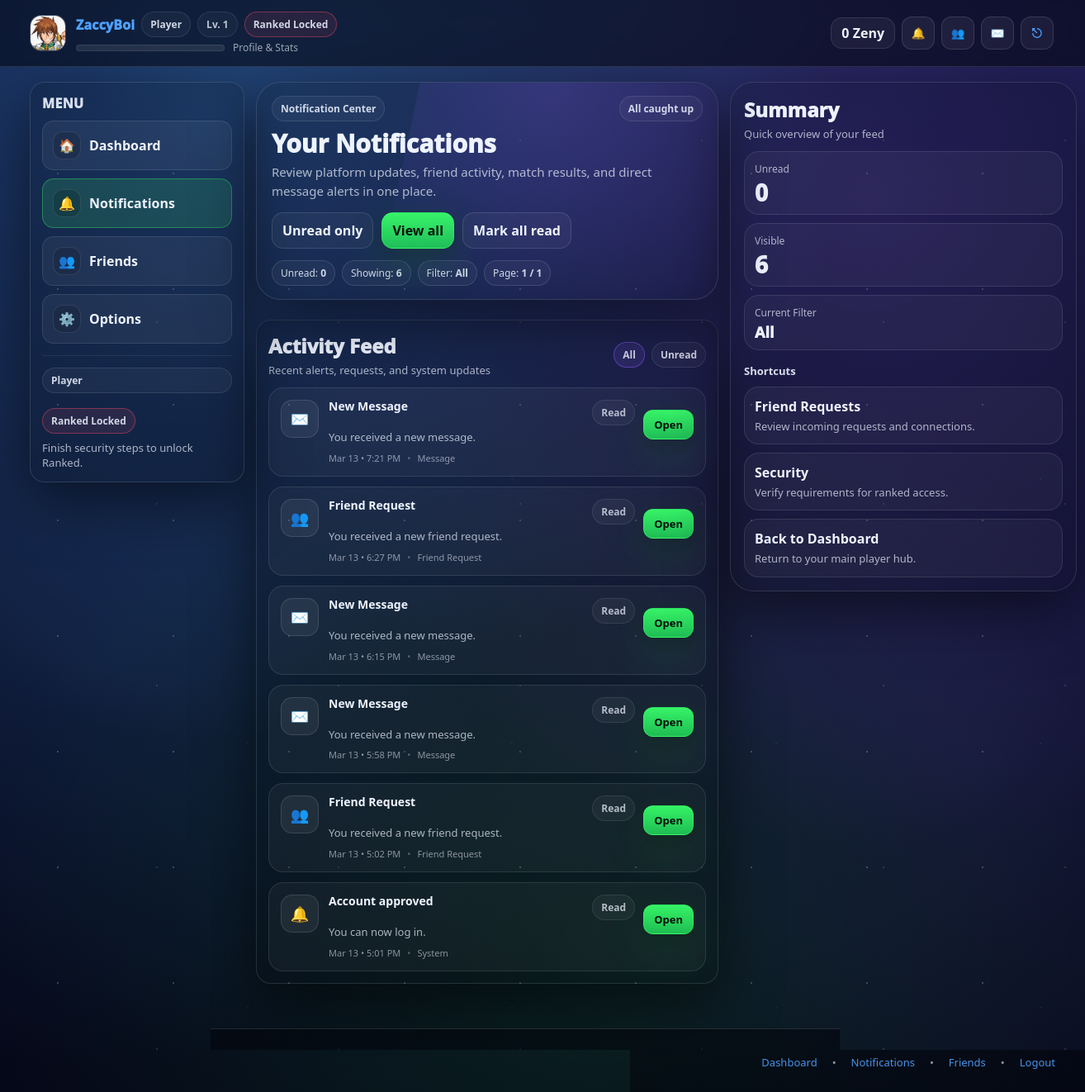
Page /notifications.php (signed in) on the committed database.
### tables this page shows
CREATE TABLE `users` (
  `id` bigint UNSIGNED NOT NULL,
  `username` varchar(32) NOT NULL,
  `email` varchar(255) NOT NULL,
  `password_hash` varchar(255) NOT NULL,
  `display_name` varchar(64) DEFAULT NULL,
  `email_verified_at` datetime DEFAULT NULL,
  `failed_login_attempts` int NOT NULL DEFAULT '0',
  `security_challenge_required` tinyint(1) NOT NULL DEFAULT '0',
  `last_failed_login_at` datetime DEFAULT NULL,
  `approval_status` enum('pending','approved','rejected') NOT NULL DEFAULT 'pending',
  `approved_by` bigint UNSIGNED DEFAULT NULL,
  `approved_at` datetime DEFAULT NULL,
  `rejected_reason` varchar(255) DEFAULT NULL,
  `is_active` tinyint(1) NOT NULL DEFAULT '1',
  `is_guest` tinyint(1) NOT NULL DEFAULT '0',
  `banned_until` datetime DEFAULT NULL,
  `bank_link_status` enum('none','pending','linked','failed') NOT NULL DEFAULT 'none',
  `bank_linked_at` datetime DEFAULT NULL,
  `appearance_mode` enum('default','dark','light') NOT NULL DEFAULT 'default',
  `last_login_at` datetime DEFAULT NULL,
  `created_at` datetime NOT NULL DEFAULT CURRENT_TIMESTAMP,
  `updated_at` datetime NOT NULL DEFAULT CURRENT_TIMESTAMP ON UPDATE CURRENT_TIMESTAMP,
  `level` int DEFAULT '1',
  `exp` int DEFAULT '0',
  `exp_to_next` int DEFAULT '100',
  `credits` int DEFAULT '0',
  `matches_played` int DEFAULT '0',
  `matches_won` int DEFAULT '0',
  `bio` text,
  `avatar_path` varchar(255) DEFAULT NULL,
  `favorite_deck` varchar(100) DEFAULT NULL,
  `tagline` varchar(120) DEFAULT NULL
);

CREATE TABLE `dashboard_notifications` (
  `id` bigint UNSIGNED NOT NULL,
  `user_id` bigint UNSIGNED NOT NULL,
  `type` varchar(32) NOT NULL,
  `title` varchar(120) NOT NULL,
  `body` varchar(500) DEFAULT NULL,
  `link_url` varchar(255) DEFAULT NULL,
  `is_read` tinyint(1) NOT NULL DEFAULT '0',
  `created_at` datetime NOT NULL DEFAULT CURRENT_TIMESTAMP,
  `read_at` datetime DEFAULT NULL
);

### notifications.php (the view, shortened to what the rows shown need)
<?php
require_once __DIR__ . "/includes/db.php";
require_once __DIR__ . "/includes/helpers.php";
require_once __DIR__ . "/includes/auth.php";
require_once __DIR__ . "/includes/ui.php";
$u  = current_user();
$bp = base_path();
$uid = (int)($u['id'] ?? 0);
$tab = trim((string)($_GET['tab'] ?? 'all'));
$page = (int)($_GET['page'] ?? 1);
$perPage = 12;
function fetch_all_notifications_for_user(
  mysqli $mysqli,
  int $userId,
  string $tab = 'all',
  int $limit = 12,
  int $offset = 0
): array {
  if ($tab === 'unread') {
    $stmt = $mysqli->prepare("
      SELECT id, type, title, body, link_url, is_read, created_at
      FROM dashboard_notifications
      WHERE user_id = ? AND is_read = 0
      ORDER BY created_at DESC, id DESC
      LIMIT ? OFFSET ?
    ");
    $stmt->bind_param("iii", $userId, $limit, $offset);
  } else {
    $stmt = $mysqli->prepare("
      SELECT id, type, title, body, link_url, is_read, created_at
      FROM dashboard_notifications
      WHERE user_id = ?
      ORDER BY created_at DESC, id DESC
      LIMIT ? OFFSET ?
    ");
    $stmt->bind_param("iii", $userId, $limit, $offset);
  }
  $stmt->execute();
  $rows = $stmt->get_result()->fetch_all(MYSQLI_ASSOC);
  return $rows;
}
$offset = ($page - 1) * $perPage;
$notes      = fetch_all_notifications_for_user($mysqli, $uid, $tab, $perPage, $offset);
ui_header("Notifications");
?>
<section class="section notif-page">
  <div class="hub-grid">
    <main class="notif-main">
      <div class="card hub-hero notif-hero">
        <div class="notif-hero__content">
          <h2>Your Notifications</h2>
        </div>
      </div>
      <div class="card notif-panel">
        <div class="notif-list">
          <?php if (!$notes): ?>
            <div class="card-soft notif-empty">
              <div class="notif-empty__title">No notifications here.</div>
              <div class="notif-empty__meta">
                <?= $tab === 'unread'
                  ? 'You do not have any unread notifications right now.'
                  : 'Your notification feed is empty for now.' ?>
              </div>
            </div>
          <?php else: ?>
            <?php foreach ($notes as $n): ?>
              <?php
                $icon = notif_icon((string)$n['type']);
                $when = !empty($n['created_at']) ? date("M d • g:i A", strtotime((string)$n['created_at'])) : '';
                $link = trim((string)($n['link_url'] ?? ''));
                $href = $bp . "/notifications.php?read=" . (int)$n['id']
                      . "&tab=" . rawurlencode($tab)
                      . "&page=" . (int)$page;
                if ($link !== '') {
                  $href .= "&next=" . rawurlencode($link);}
                $isUnread = ((int)($n['is_read'] ?? 0) === 0);
              ?>
              <article class="card-soft notif-row notif-row--compact<?= $isUnread ? ' is-unread' : '' ?>">
                <div class="notif-row__icon"><?= $icon ?></div>
                <div class="notif-row__content">
                  <div class="notif-row__top">
                    <div class="notif-row__main">
                      <div class="notif-row__titleline">
                        <div class="notif-row__title"><?= h((string)$n['title']) ?></div>
                        <?php if ($isUnread): ?>
                          <span class="pill notif-pill-good">NEW</span>
                        <?php else: ?>
                          <span class="pill notif-pill-soft">Read</span>
                        <?php endif; ?>
                      </div>
                      <?php if (!empty($n['body'])): ?>
                        <div class="notif-row__body"><?= h((string)$n['body']) ?></div>
                      <?php endif; ?>
                      <div class="notif-row__meta">
                        <span><?= h($when) ?></span>
                        <span class="notif-row__dot">•</span>
                        <span><?= h((string)ucwords(str_replace('_', ' ', (string)$n['type']))) ?></span>
                      </div>
                    </div>
                    <div class="notif-row__actions notif-row__actions--inline">
                      <?php if ($link !== ''): ?>
                        <a class="btn btn-primary" href="<?= h($href) ?>">Open</a>
                      <?php endif; ?>
                    </div>
                  </div>
                </div>
              </article>
            <?php endforeach; ?>
          <?php endif; ?>
        </div>
      </div>
    </main>
  </div>
</section>
<?php ui_footer(); ?>

### includes/ui.php (shortened to what the rows shown need)
<?php
require_once __DIR__ . '/helpers.php';
require_once __DIR__ . '/db.php';
require_once __DIR__ . '/auth.php';
function notif_icon(string $type): string {
  return match ($type) {
    'admin_approval'  => '🛡️',
    'security_alert'  => '🔐',
    'credit_update'   => '💳',
    'match_result'    => '🏁',
    'ranked_unlock'   => '🏆',
    'friend_request'  => '👥',
    'friend_accept'   => '✅',
    'message'         => '✉️',
    default           => '🔔',
  };
}
function ranked_requirements(mysqli $mysqli, array $u): array {
  $uid = (int)$u['id'];
  $stmt = $mysqli->prepare("SELECT is_enabled FROM two_factor_secrets WHERE user_id = ? LIMIT 1");
  $stmt->bind_param("i", $uid);
  $stmt->execute();
  $twofa = (int)($stmt->get_result()->fetch_assoc()['is_enabled'] ?? 0);
  $email_ok = !empty($u['email_verified_at']);
  $bank_ok  = (($u['bank_link_status'] ?? 'none') === 'linked');
  $twofa_ok = ($twofa === 1);
  return [
    'email_ok'  => $email_ok,
    'bank_ok'   => $bank_ok,
    'twofa_ok'  => $twofa_ok,
    'ranked_ok' => (($u['approval_status'] ?? '') === 'approved') && $email_ok && $bank_ok && $twofa_ok
  ];
}
function ui_appearance_mode(array $u): string {
  $mode = (string)($u['appearance_mode'] ?? 'default');
  return $mode;
}
function ui_header(string $title = 'Dashboard', bool $is_hub = true): void {
  global $mysqli;
  $bp = base_path();
  $u  = current_user();
  $is_guest = ((int)($u['is_guest'] ?? 0) === 1);
  $role_label = $is_guest ? 'Guest' : 'Player';
  $level   = (int)($u['level'] ?? 1);
  $req = ranked_requirements($mysqli, $u);
  $ranked_ok = (!$is_guest && !empty($req['ranked_ok']));
  $zenyBalance = (int)($u['credits'] ?? 0);
  ?>
<!doctype html>
<html lang="en">
<head>
  <link rel="stylesheet" href="<?= h($bp) ?>/assets/style.css"/>
  <link rel="stylesheet" href="<?= h($bp) ?>/assets/hub.css"/>
  <link rel="stylesheet" href="<?= h($bp) ?>/assets/userstyle.css"/>
</head>
<body class="<?= $is_hub ? 'hub' : '' ?>" data-appearance="<?= h(ui_appearance_mode($u)) ?>">
<header class="topnav">
  <div class="topnav__inner" style="display:flex; align-items:center; justify-content:space-between; gap:14px;">
    <a href="<?= h($bp) ?>/profile.php" title="Profile & Stats" style="display:flex; align-items:center; gap:12px; text-decoration:none;">
      <?php $navAvatar = trim((string)($u['avatar_path'] ?? '')); ?>
      <?php if ($navAvatar !== ''): ?>
        <img
          src="<?= h($bp . '/' . ltrim($navAvatar, '/')) ?>"
          alt="Profile Avatar"
          style="width:44px; height:44px; border-radius:14px; object-fit:cover; border:1px solid rgba(255,255,255,.12); background: rgba(255,255,255,.06); display:block;"
        >
      <?php else: ?>
        <div style="width:44px; height:44px; border-radius:14px; display:grid; place-items:center; border:1px solid rgba(255,255,255,.12); background: rgba(255,255,255,.06); font-weight:950;">
          <?= h(strtoupper(substr((string)$u['username'], 0, 1))) ?>
        </div>
      <?php endif; ?>
      <div style="display:grid; gap:4px; min-width:0;">
        <div style="display:flex; align-items:center; gap:8px; flex-wrap:wrap; min-width:0;">
          <div style="font-weight:950; letter-spacing:.01em; white-space:nowrap; overflow:hidden; text-overflow:ellipsis; max-width:240px;">
            <?= h($u['display_name'] ?? $u['username']) ?>
          </div>
          <span class="pill"><?= h($role_label) ?></span>
          <span class="pill" style="opacity:.9;">Lv. <?= (int)$level ?></span>
          <?php if ($is_guest): ?>
            <span class="pill" style="border-color: rgba(255,205,102,.45); background: rgba(255,205,102,.10);">Casual Only</span>
          <?php elseif (!$ranked_ok): ?>
            <span class="pill" style="border-color: rgba(255,77,109,.40); background: rgba(255,77,109,.10);">Ranked Locked</span>
          <?php endif; ?>
        </div>
        <div style="display:flex; align-items:center; gap:10px; opacity:.9;">
        </div>
      </div>
    </a>
    <div class="md-icons">
          <div
          class="md-ico-wrap"
          title="Zeny Balance"
          style="display:flex; align-items:center; gap:8px; padding:0 2px;"
        >
          <a
            href="<?= h($bp) ?>/shop.php?tab=credits"
            style="
              display:inline-flex;
              align-items:center;
              gap:8px;
              text-decoration:none;
              color:var(--text);
              padding:10px 12px;
              border-radius:14px;
              border:1px solid rgba(255,255,255,.10);
              background:rgba(255,255,255,.05);
              font-weight:900;
              line-height:1;
            "
          >
            <span> <?= number_format($zenyBalance) ?> Zeny</span>
          </a>
    </div>
  </div>
</header>
<main class="container" style="padding-top:18px;">
<?php
}
function ui_footer(): void {
  ?>
</main>
</body>
</html>
<?php
}

### rows in the picture
users: avatar_path (picture), display_name "ZaccyBoi", is_guest "Player", level "1", credits "0"
dashboard_notifications: type "✉️", title "New Message", is_read "Read", body "You received a new message.", created_at "Mar 13 • 7:21 PM", type "Message"
dashboard_notifications: type "👥", title "Friend Request", is_read "Read", body "You received a new friend request.", created_at "Mar 13 • 6:27 PM", type "Friend Request"
dashboard_notifications: type "✉️", title "New Message", is_read "Read", body "You received a new message.", created_at "Mar 13 • 6:15 PM", type "Message"
dashboard_notifications: type "✉️", title "New Message", is_read "Read", body "You received a new message.", created_at "Mar 13 • 5:58 PM", type "Message"
dashboard_notifications: type "👥", title "Friend Request", is_read "Read", body "You received a new friend request.", created_at "Mar 13 • 5:02 PM", type "Friend Request"
dashboard_notifications: type "🔔", title "Account approved", is_read "Read", body "You can now log in.", created_at "Mar 13 • 5:01 PM", type "System"

### other values in the picture
$unread "0"
$totalShown "6"
$tab "All"
$page "1"
$totalPages "1"
